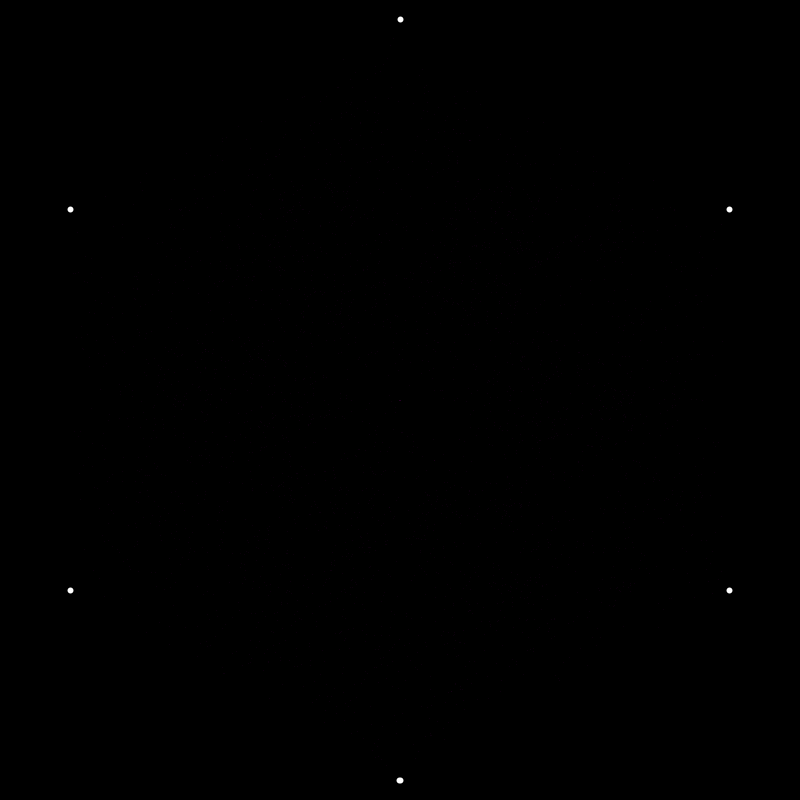
Frame 1 (no input)
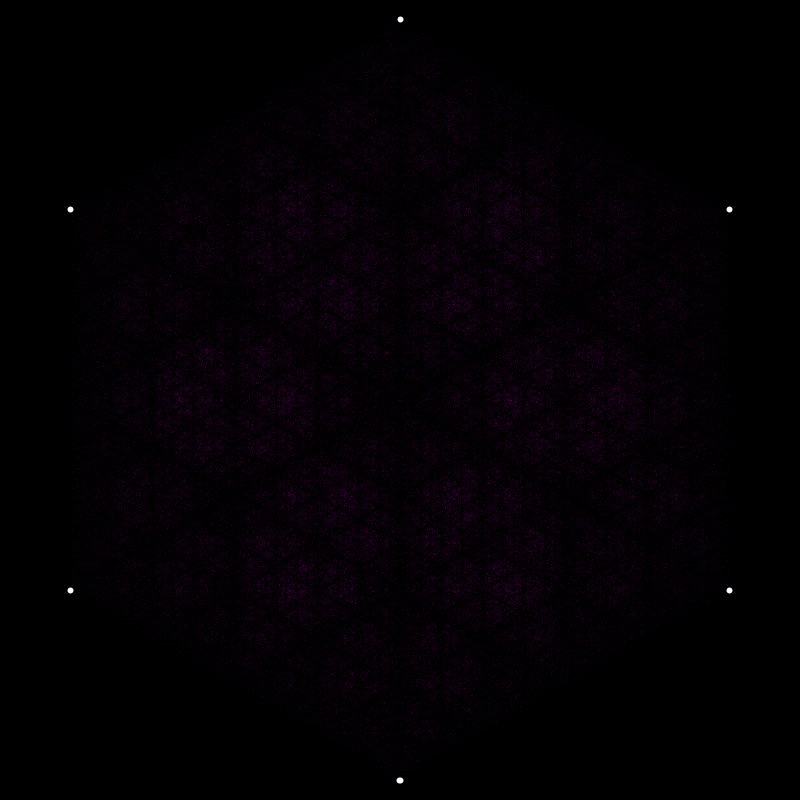
Frame 60 (the mouse pressed at the canvas centre just before this capture)
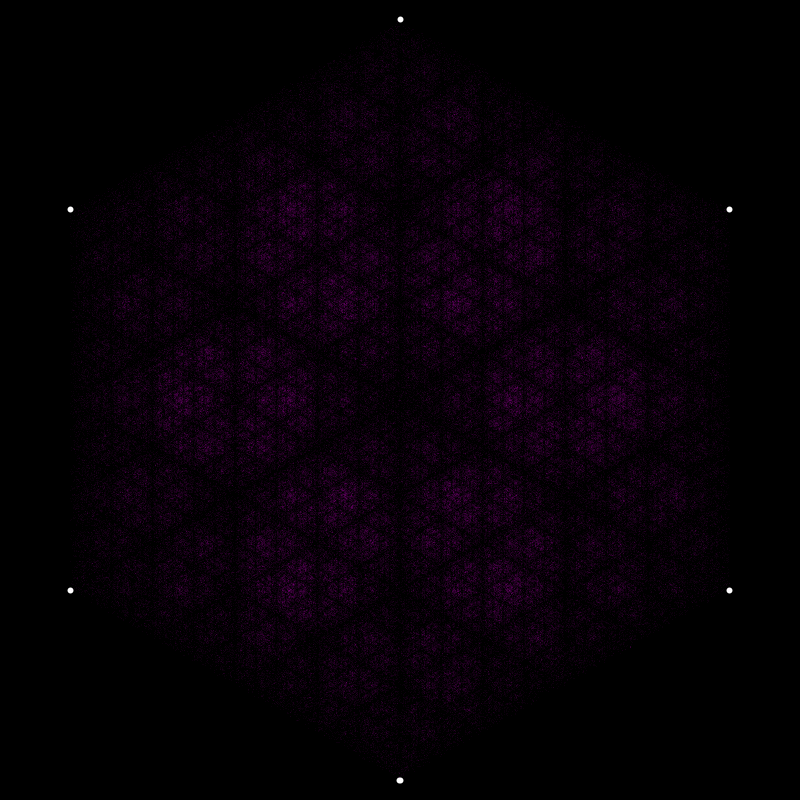
Frame 120 (the mouse held since frame 60 and released just before this capture)

The Processing sketch that drew these frames (run headless with seeded random() and noise(); from frame 60 on, the mouse is pressed at the canvas centre):

// Processing sketch: chaosGame
// ── chaosGame.pde
ArrayList<Point> p;
ArrayList<Float> k;
int la;
PVector o;
int n;

void setup() {
  size(800, 800);
  background(0);
  translate(width/2, height/2);
  n=6;
  la=-1;
  p=new ArrayList<Point>();
  k=new ArrayList<Float>();
  for (int i=0; i<n; i++) {
    float x=height/2.1*sin(2.0*PI*i/n);
    float y=height/2.1*-cos(2.0*PI*i/n);
    p.add(i, new Point(x, y, 0.5));
    k.add(1.0/n);
  }
  strokeWeight(0.3);
  stroke(255, 0, 255);
  fill(255, 0, 255);
  o=p.get(0).p.copy();
}

void draw() {
  translate(width/2, height/2);
  for (int i=0; i<3000; i++) {
    next();
  }
  println(frameCount);
  if (frameCount>1000) {
    noLoop();
  }
}

void next() {
  int ne=int(random(n));
  /*while (n==l) {
   n=int(random(p.size()));
   }*/
  la=ne;
  o.lerp(p.get(ne).p, 0.5);
  point(o.x, o.y);
}

class Point {
  PVector p;
  float c;

  Point(float x, float y, float c_) {
    strokeWeight(6);
    stroke(255);
    fill(255);    
    point(x, y);
    p=new PVector(x, y);
    c=c_;
  }

  PVector get(PVector q) {
    return p.copy().add(q.copy().sub(p.copy()).mult(c));
  }
}
